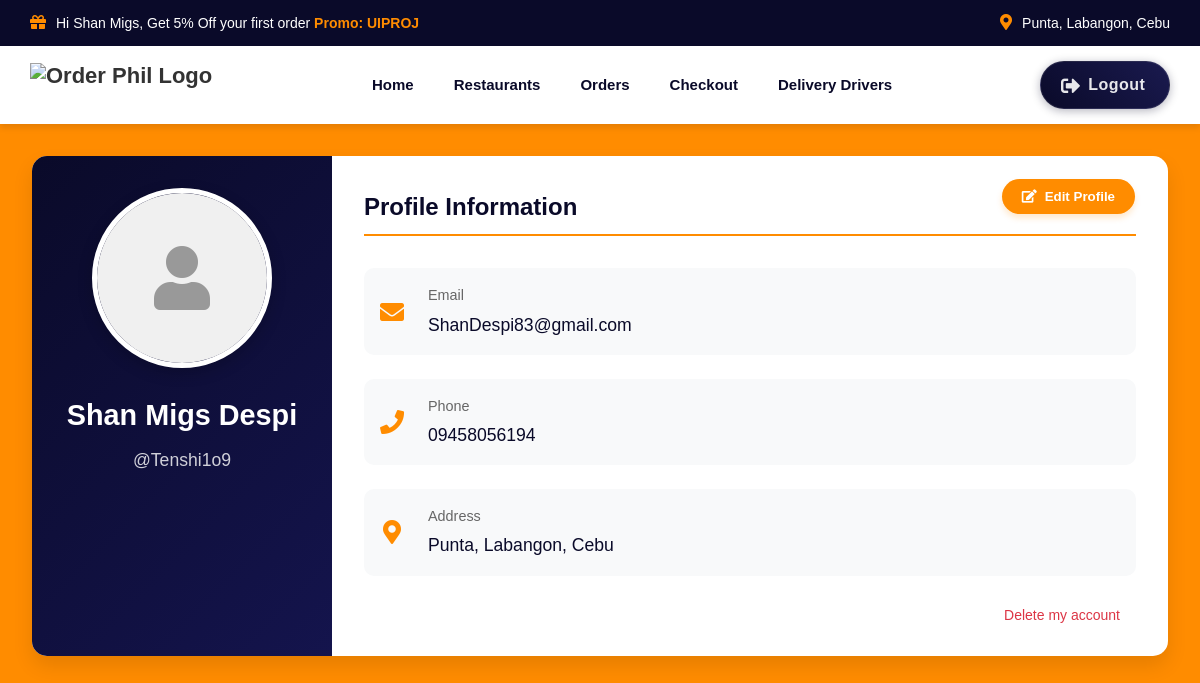
Before: /Profile (signed in) with the older database file.
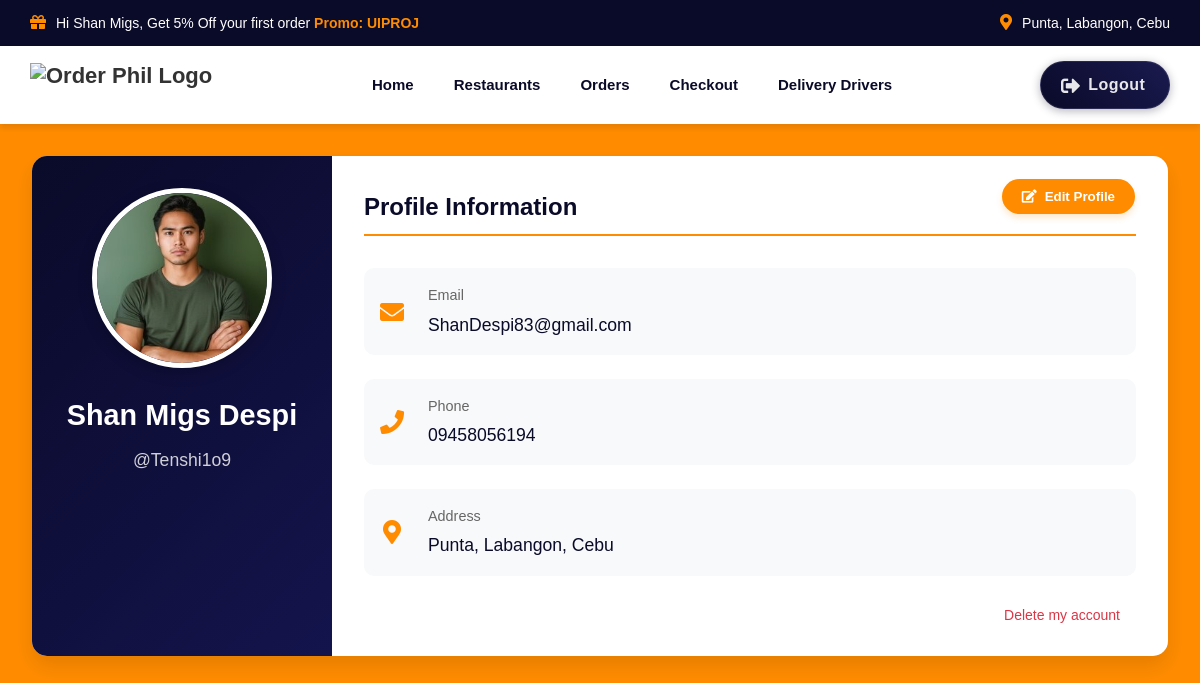
After: the same page with the newer database file.
### myApp/models.py (models this page shows, shortened)
class Customer(models.Model):
    customer_id = models.CharField(max_length=50, primary_key=True)
    password = models.CharField(max_length=50)
    first_name = models.CharField(max_length= 100)
    last_name = models.CharField(max_length=100)
    email = models.EmailField(max_length=100)
    phone_number = models.CharField(max_length=11)
    address = models.CharField(max_length=100)
    user_type = models.CharField(max_length=100, null=True, blank=True)
    customer_image = models.ImageField(upload_to='menu_images/', null=True, blank=True)

### myApp/views.py (the view)
# urls.py: path("Profile", views.Profile, name="Profile"),
def Profile(request):
    customer = None
    if 'customer_id' in request.session:
        try:
            customer = Customer.objects.get(customer_id=request.session['customer_id'])
        except Customer.DoesNotExist:
            customer = None
    return render(request, "myApp/Profile.html", {'customer': customer})

### myApp/templates/myApp/Profile.html (shortened to what the changed rows need)
{% load static %}
<!DOCTYPE html>
<html lang="en">
<head>
    <link rel="stylesheet" href="https://cdnjs.cloudflare.com/ajax/libs/font-awesome/5.15.4/css/all.min.css">
</head>
<body>
    <div class="area">
        <header>
            <div class="promo-banner">
                {% if request.session.customer_id %}
                    {% with customer=customer %}
                        <p><i class="fas fa-gift promo-icon"></i>Hi {{ customer.first_name }}, Get 5% Off your first order <span class="highlight">Promo: UIPROJ</span></p>
                        <div class="location">
                            <p><i class="fas fa-map-marker-alt location-icon"></i>{{ customer.address }}</p>
                        </div>
                    {% endwith %}
                {% else %}
                    <p><i class="fas fa-gift promo-icon"></i>Get 5% Off your first order <span class="highlight">Promo: UIPROJ</span></p>
                    <div class="location">
                        <p><i class="fas fa-map-marker-alt location-icon"></i>Please log in to set your location.</p>
                    </div>
                {% endif %}
            </div>
        </header>
        <main class="profile-container">
            {% if request.session.customer_id %}
                {% with customer=customer %}
                    <div class="profile-card">
                        <div class="profile-left">
                            <div class="profile-image-container">
                                {% if customer.customer_image %}
                                    <img src="{{ customer.customer_image.url }}" alt="Profile Picture" class="profile-image">
                                {% else %}
                                    <div class="profile-image-placeholder">
                                        <i class="fas fa-user"></i>
                                    </div>
                                {% endif %}
                            </div>
                            <h1 class="profile-name">{{ customer.first_name }} {{ customer.last_name }}</h1>
                            <p class="profile-username">@{{ customer.customer_id }}</p>
                        </div>
                        <div class="profile-right">
                            <h2 class="section-title">Profile Information</h2>
                            <div class="profile-details">
                                <div class="detail-item">
                                    <div class="detail-content">
                                        <span class="detail-label">Email</span>
                                        <span class="detail-value">{{ customer.email }}</span>
                                    </div>
                                </div>
                                <div class="detail-item">
                                    <div class="detail-content">
                                        <span class="detail-label">Phone</span>
                                        <span class="detail-value">{{ customer.phone_number }}</span>
                                    </div>
                                </div>
                                <div class="detail-item">
                                    <div class="detail-content">
                                        <span class="detail-label">Address</span>
                                        <span class="detail-value">{{ customer.address }}</span>
                                    </div>
                                </div>
                            </div>
                        </div>
                    </div>
                {% endwith %}
            {% endif %}
        </main>
    </div>
</body>
</html>

Changed rows visible on the page:
changed Customer "Shan Migs": customer_image: picture added
